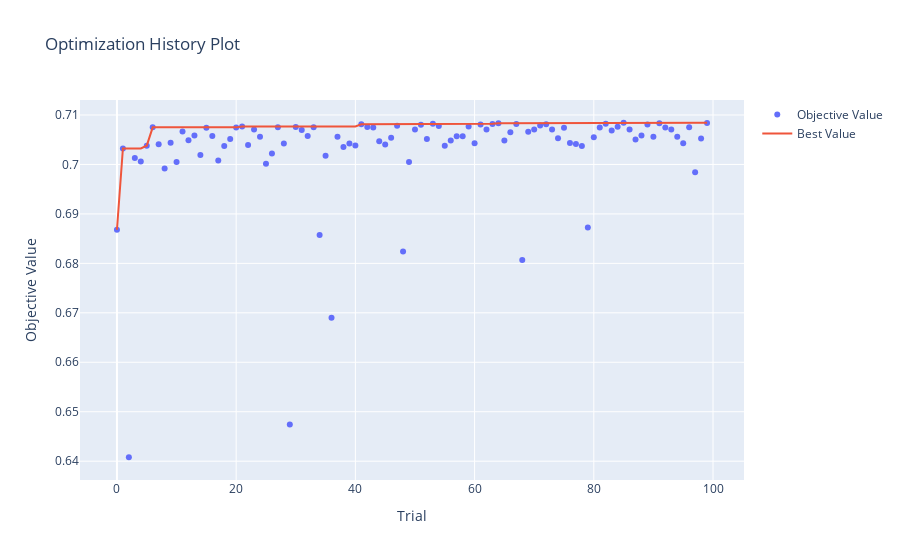
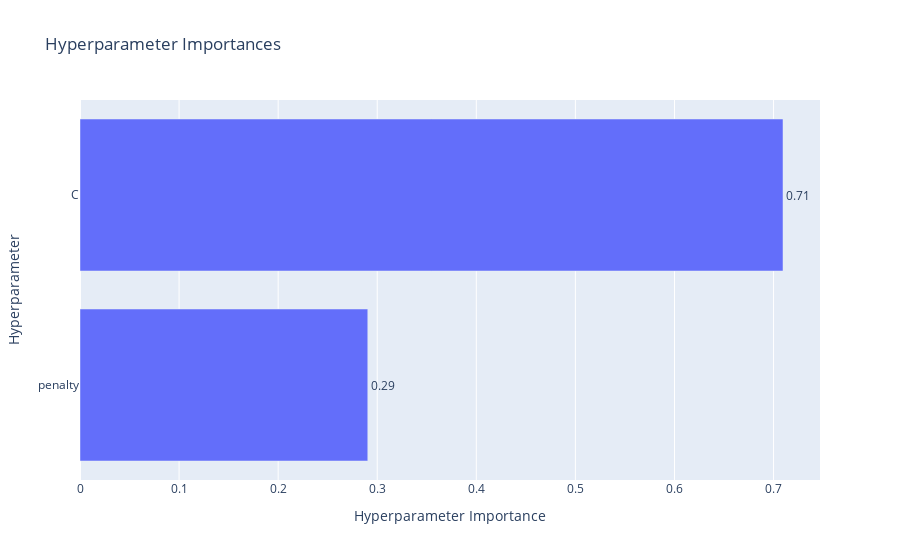

Notebook code cell kept with these figures, in order:
### Code cell
print(f"Лучшие параметры для Logistic Regression:")
print(study_lr.best_params)
print(f"Лучший ROC-AUC: {study_lr.best_value:.4f}")

fig = optuna.visualization.plot_optimization_history(study_lr)
fig.show()

fig = optuna.visualization.plot_param_importances(study_lr)
fig.show()
